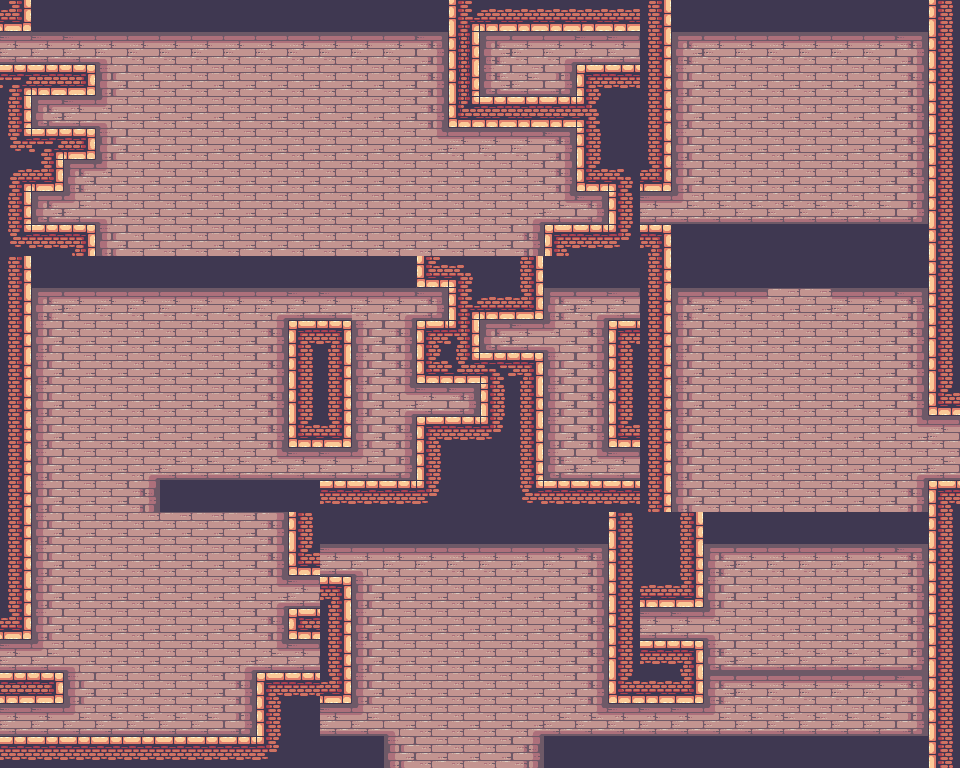

A 2D game scene composited from a Tiled map and its tileset images. What follows is a short description and the map's XML, with each tile layer's data collapsed to a summary:
An orthogonal 30x24 tile map with 32x32 px tiles, 1 tile layer (lvl_3_bg), 14 tilesets and 487 objects (66x hotrect, 21x warp_room_trigger, 19x hotrect_platform, 17x coin_gold, 9x pig_normal, ...).

<map version="1.4" tiledversion="1.4.3" orientation="orthogonal" renderorder="right-down" width="30" height="24" tilewidth="32" tileheight="32" infinite="0" nextlayerid="9" nextobjectid="631">
 <tileset firstgid="1" source="../tilesets/levels_castle_tiles.tsx" />
 <tileset firstgid="97" source="../tilesets/character_king.tsx" />
 <tileset firstgid="125" source="../tilesets/levels_castle_decorations_tiles.tsx" />
 <tileset firstgid="157" source="../tilesets/common_items.tsx" />
 <tileset firstgid="210" source="../tilesets/character_pig.tsx" />
 <tileset firstgid="253" source="../tilesets/common_items_bomb.tsx" />
 <tileset firstgid="264" source="../tilesets/character_pigcrate.tsx" />
 <tileset firstgid="304" source="../tilesets/character_bubbles.tsx" />
 <tileset firstgid="315" source="../tilesets/character_pigbomb.tsx" />
 <tileset firstgid="348" source="../tilesets/character_cannonsnpigs.tsx" />
 <tileset firstgid="357" source="../tilesets/levels_door.tsx" />
 <tileset firstgid="361" source="../tilesets/character_pigking.tsx" />
 <tileset firstgid="394" source="../tilesets/common_hud_ui.tsx" />
 <tileset firstgid="499" source="../tilesets/common_lives.tsx" />
 <layer id="1" name="lvl_3_bg" width="30" height="24" locked="1">
  <data>[720 cells, 720 non-empty, 46 distinct tile ids]</data>
 </layer>
 <objectgroup id="3" name="lvl_3_mood" locked="1">
  <object id="5" gid="142" x="144" y="664" width="32" height="32" />
  <object id="7" gid="151" x="176" y="696" width="32" height="32" />
  <object id="8" gid="143" x="176" y="664" width="32" height="32" />
  <object id="9" gid="150" x="144" y="696" width="32" height="32" />
  <object id="10" gid="142" x="144" y="600" width="32" height="32" />
  <object id="11" gid="151" x="176" y="632" width="32" height="32" />
  <object id="12" gid="143" x="176" y="600" width="32" height="32" />
  <object id="13" gid="150" x="144" y="632" width="32" height="32" />
  <object id="14" gid="142" x="144" y="536" width="32" height="32" />
  <object id="15" gid="151" x="176" y="568" width="32" height="32" />
  <object id="16" gid="143" x="176" y="536" width="32" height="32" />
  <object id="17" gid="150" x="144" y="568" width="32" height="32" />
  <object id="26" gid="129" x="352" y="640" width="32" height="32" />
  <object id="27" gid="129" x="352" y="592" width="32" height="32" />
  <object id="29" gid="136" x="544" y="640" width="32" height="32" />
  <object id="30" gid="136" x="544" y="592" width="32" height="32" />
  <object id="34" gid="135" x="544" y="688" width="32" height="32" />
  <object id="35" gid="134" x="480" y="688" width="32" height="32" />
  <object id="36" gid="134" x="480" y="640" width="32" height="32" />
  <object id="37" gid="134" x="480" y="592" width="32" height="32" />
  <object id="48" gid="129" x="64" y="688" width="32" height="32" />
  <object id="49" gid="129" x="32" y="624" width="32" height="32" />
  <object id="50" gid="129" x="224" y="688" width="32" height="32" />
  <object id="51" gid="129" x="256" y="624" width="32" height="32" />
  <object id="53" gid="134" x="704" y="659" width="32" height="32" />
  <object id="54" gid="135" x="736" y="659" width="32" height="32" />
  <object id="55" gid="135" x="768" y="659" width="32" height="32" />
  <object id="56" gid="135" x="800" y="659" width="32" height="32" />
  <object id="57" gid="135" x="832" y="659" width="32" height="32" />
  <object id="58" gid="135" x="864" y="659" width="32" height="32" />
  <object id="59" gid="136" x="896" y="659" width="32" height="32" />
  <object id="62" gid="134" x="704" y="534" width="32" height="32" />
  <object id="68" gid="136" x="896" y="534" width="32" height="32" />
  <object id="70" gid="136" x="736" y="534" width="32" height="32" />
  <object id="71" gid="134" x="864" y="534" width="32" height="32" />
  <object id="115" gid="129" x="384" y="440" width="32" height="32" />
  <object id="116" gid="129" x="352" y="408" width="32" height="32" />
  <object id="117" gid="129" x="384" y="376" width="32" height="32" />
  <object id="118" gid="129" x="352" y="344" width="32" height="32" />
  <object id="120" gid="129" x="544" y="448" width="32" height="32" />
  <object id="121" gid="129" x="576" y="416" width="32" height="32" />
  <object id="122" gid="129" x="544" y="384" width="32" height="32" />
  <object id="123" gid="129" x="576" y="352" width="32" height="32" />
  <object id="145" gid="134" x="320" y="275" width="32" height="32" />
  <object id="146" gid="135" x="352" y="275" width="32" height="32" />
  <object id="148" gid="136" x="384" y="275" width="32" height="32" />
  <object id="149" gid="134" x="543" y="274" width="32" height="32" />
  <object id="150" gid="135" x="575" y="274" width="32" height="32" />
  <object id="151" gid="136" x="607" y="274" width="32" height="32" />
  <object id="152" gid="136" x="288" y="480" width="32" height="32" />
  <object id="153" gid="135" x="224" y="480" width="32" height="32" />
  <object id="154" gid="135" x="192" y="480" width="32" height="32" />
  <object id="155" gid="134" x="160" y="480" width="32" height="32" />
  <object id="156" gid="136" x="352" y="736" width="32" height="32" />
  <object id="157" gid="136" x="896" y="736" width="32" height="32" />
  <object id="158" gid="136" x="576" y="528" width="32" height="32" />
  <object id="159" gid="134" x="544" y="736" width="32" height="32" />
  <object id="160" gid="134" x="320" y="736" width="32" height="32" />
  <object id="161" gid="134" x="320" y="528" width="32" height="32" />
  <object id="162" gid="135" x="352" y="528" width="32" height="32" />
  <object id="163" gid="135" x="384" y="528" width="32" height="32" />
  <object id="164" gid="135" x="416" y="528" width="32" height="32" />
  <object id="165" gid="135" x="448" y="528" width="32" height="32" />
  <object id="166" gid="135" x="480" y="528" width="32" height="32" />
  <object id="167" gid="135" x="512" y="528" width="32" height="32" />
  <object id="168" gid="135" x="544" y="528" width="32" height="32" />
  <object id="193" gid="135" x="256" y="480" width="32" height="32" />
  <object id="194" gid="135" x="256" y="275" width="32" height="32" />
  <object id="195" gid="135" x="224" y="275" width="32" height="32" />
  <object id="196" gid="135" x="192" y="275" width="32" height="32" />
  <object id="197" gid="135" x="160" y="275" width="32" height="32" />
  <object id="198" gid="135" x="128" y="275" width="32" height="32" />
  <object id="199" gid="135" x="96" y="275" width="32" height="32" />
  <object id="200" gid="135" x="64" y="275" width="32" height="32" />
  <object id="202" gid="136" x="288" y="275" width="32" height="32" />
  <object id="203" gid="134" x="32" y="275" width="32" height="32" />
  <object id="206" gid="135" x="224" y="320" width="32" height="32" />
  <object id="207" gid="135" x="192" y="320" width="32" height="32" />
  <object id="210" gid="136" x="256" y="320" width="32" height="32" />
  <object id="211" gid="137" x="32" y="408" width="32" height="32" />
  <object id="212" gid="134" x="160" y="320" width="32" height="32" />
  <object id="228" gid="137" x="160" y="224" width="32" height="32" />
  </objectgroup>
 <objectgroup id="4" name="lvl_3_obj">
  <!-- 174 objects omitted --></objectgroup>
 <objectgroup id="2" name="lvl_3_fg" locked="1">
  <!-- 30 objects omitted --></objectgroup>
 <objectgroup id="7" name="lvl_3_hud" locked="1">
  <!-- 11 objects omitted --></objectgroup>
 <objectgroup id="8" name="lvl_3_paths" locked="1">
  <!-- 67 objects omitted --></objectgroup>
 <objectgroup color="#0000ff" id="6" name="lvl_3_zones" visible="0" locked="1" tintcolor="#000000">
  <!-- 33 objects omitted --></objectgroup>
</map>
<!-- 405 of 487 objects omitted -->
